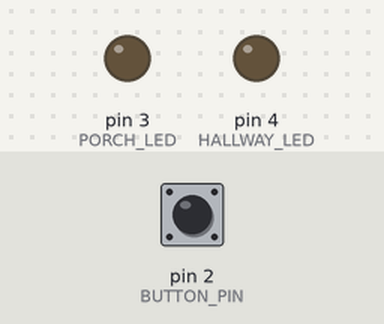
The sketch below on a simulated Arduino Uno, built with avr-gcc and run on an emulated ATmega328P. Shown: output pins drawn as LEDs (lit = HIGH). The inputs (shaded band) are chosen by the test bench; at power-on: pin 2 (BUTTON_PIN) HIGH.

Above: at 1.2 s.
1.3 s: pin 2 (BUTTON_PIN) pulled LOW for 0.15 s
At 1.7 s:
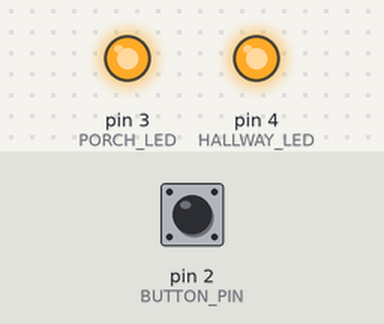
At 31.6 s:
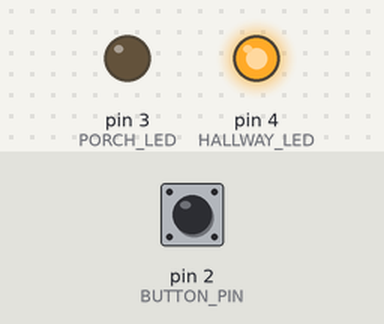
Timing chart, 0 to 32.7 s (numbered marks = the images above; inputs shaded):
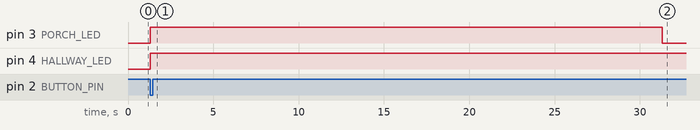

The sketch:

Task1_1Lights_ON.ino
```cpp
// LED
#define BUTTON_PIN 2
#define PORCH_LED 3
#define HALLWAY_LED 4
//timed events
const  unsigned long porchOnDuration = 30000; // 30 sec
const  unsigned long hallwayOnDuration = 60000; // 60sec
unsigned long eventStartTime = 0;
// bool
bool lightOn = false;
bool porchOn = false; // for effiency so the off actions runs once.
bool hallwayOn = false; // for consistency
void setup() {
  pinMode(BUTTON_PIN, INPUT_PULLUP); // button
  pinMode(PORCH_LED, OUTPUT); // (porch) blue led
  pinMode(HALLWAY_LED, OUTPUT); // (hallway) red led
}

// the loop function runs over and over again forever
void loop() {
  if (buttonStatus() && !lightOn) {
    eventStartTime = millis();
    lightOn = true;
    porchLightOn();
    porchOn = true;
    hallWayLightOn();
    hallwayOn = true;
  }
  if(lightOn) {
    unsigned long timer = millis() -  eventStartTime;
    if(timer >= porchOnDuration && porchOn) {
      porchLightOff();
      porchOn = false;
    }
    if(timer >= hallwayOnDuration && hallwayOn) {
      hallWayLightOff();
      hallwayOn = false;
      lightOn = false;
    }

  }
}

bool buttonStatus() {
  return digitalRead(BUTTON_PIN) == LOW;
}

void porchLightOn() {
  digitalWrite(PORCH_LED, HIGH);
}

void porchLightOff() {
  digitalWrite(PORCH_LED, LOW);
}

void hallWayLightOn() {
  digitalWrite(HALLWAY_LED, HIGH);
}

void hallWayLightOff() {
  digitalWrite(HALLWAY_LED, LOW);
}
```

Measured:
- after the input at 1.3 s, pin 3 (PORCH_LED): LOW → HIGH at once, → LOW 30.0 s later; pin 4 (HALLWAY_LED): LOW → HIGH at once
